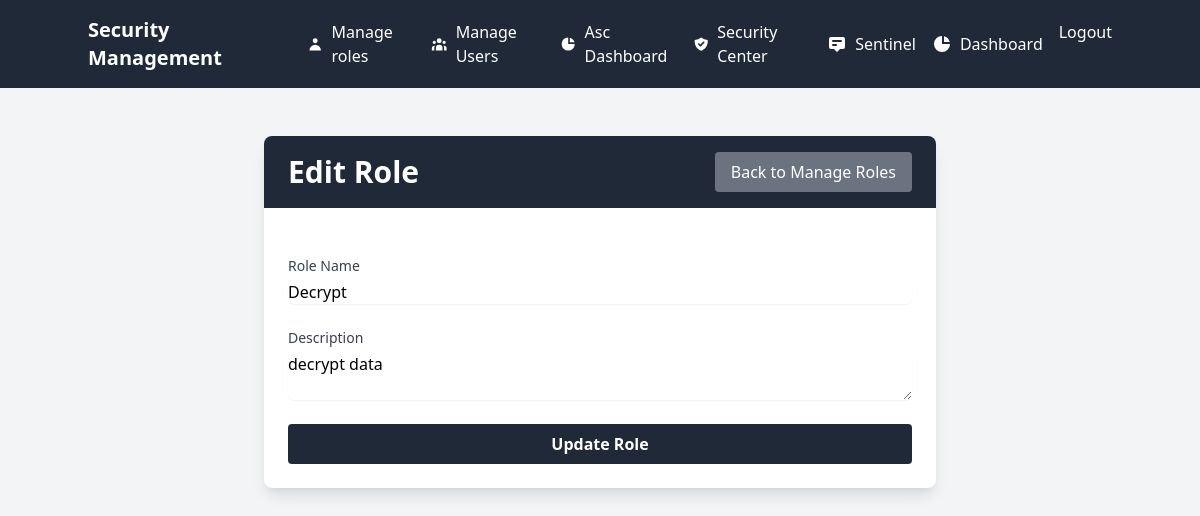
/admin/edit_role/3 (signed in), run on an earlier commit of the app's database.
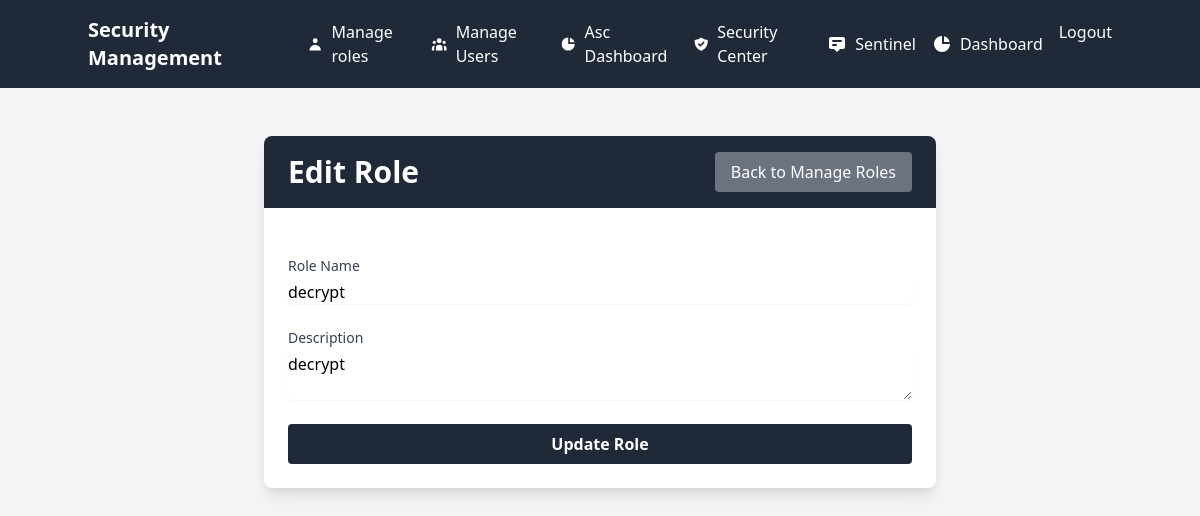
And on a later commit of the database.
### app.py (models this page shows)
class Role(db.Model):
    id = db.Column(db.Integer, primary_key=True)
    name = db.Column(db.String(50), unique=True, nullable=False)
    description = db.Column(db.String(200))
    s_system_role = db.Column(db.Boolean, default=False)
    role_permissions = db.relationship('RolePermission', back_populates='role', cascade='all, delete-orphan')

### app.py (the view, shortened to what this page needs)
@admin_bp.route('/edit_role/<int:role_id>', methods=['GET', 'POST'])
@login_required
def edit_role(role_id):
    role = Role.query.get_or_404(role_id)
    form = EditRoleForm(obj=role)
    return render_template('edit_role.html', form=form, role=role)

### app.py
class EditRoleForm(FlaskForm):
    name = StringField('Role Name', validators=[DataRequired()])
    description = TextAreaField('Description')
    submit = SubmitField('Update Role')

### app.py (called while the page is built)
@login_manager.user_loader
def load_user(user_id):
    return db.session.get(User, int(user_id))

    def has_permission(self, permission_name):
        if not self.role_relation:
            return False
        return db.session.query(
            exists().where(
                and_(
                    RolePermission.role_id == self.role_relation.id,
                    RolePermission.permission_id == Permission.id,
                    Permission.name == permission_name
                )
            )
        ).scalar()

### templates/edit_role.html (shortened to what this page needs)
{% extends "base.html" %}
{% block content %}
<div class="container mx-auto px-4 py-8">
    <div class="bg-white shadow-lg rounded-lg overflow-hidden max-w-2xl mx-auto">
        <div class="bg-gray-800 text-white px-6 py-4 flex justify-between items-center">
            <h2 class="text-3xl font-bold">Edit Role</h2>
            <a href="{{ url_for('admin_bp.manage_roles') }}" class="bg-gray-500 hover:bg-gray-600 px-4 py-2 rounded transition">
                Back to Manage Roles
            </a>
        </div>
        <div class="p-6">
            <form action="{{ url_for('admin_bp.edit_role', role_id=role.id) }}" method="POST" class="space-y-6">
                <div>
                    {{ form.name.label(class_="block text-sm font-medium text-gray-700") }}
                    {{ form.name(class_="mt-1 block w-full rounded-md border-gray-300 shadow-sm focus:ring-indigo-500 focus:border-indigo-500") }}
                </div>
                <div>
                    {{ form.description.label(class_="block text-sm font-medium text-gray-700") }}
                    {{ form.description(class_="mt-1 block w-full rounded-md border-gray-300 shadow-sm focus:ring-indigo-500 focus:border-indigo-500") }}
                </div>
                <div>
                    {{ form.submit(class_="w-full bg-gray-800 hover:bg-gray-700 text-white font-bold py-2 px-4 rounded") }}
                </div>
            </form>
        </div>
    </div>
</div>
{% endblock %}

What changed in the data, as far as the page shows it:
changed Role: name "Decrypt" → "decrypt"; description "decrypt data" → "decrypt"
